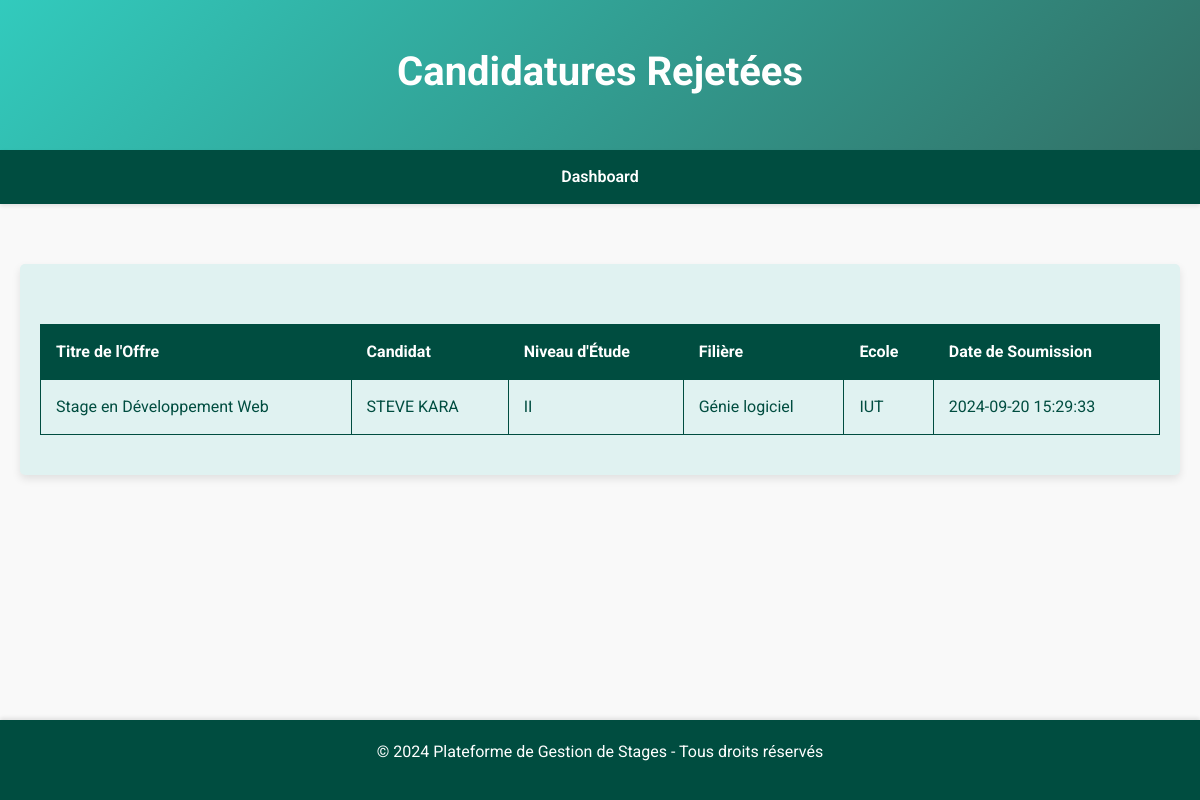
The page /candidatures_rejetees.php on the database its author committed.
### tables this page shows
CREATE TABLE `candidatures` (
  `id` int(11) NOT NULL,
  `etudiant_id` int(11) DEFAULT NULL,
  `offre_id` int(11) DEFAULT NULL,
  `date_soumission` timestamp NOT NULL DEFAULT current_timestamp(),
  `statut` enum('EnAttente','Accepter','Rejeter') DEFAULT 'EnAttente'
);

CREATE TABLE `offresstage` (
  `id` int(11) NOT NULL,
  `titre` varchar(255) NOT NULL,
  `description` text NOT NULL,
  `date_debut` date DEFAULT NULL,
  `date_fin` date DEFAULT NULL,
  `responsable_id` int(11) DEFAULT NULL,
  `date_publication` timestamp NOT NULL DEFAULT current_timestamp()
);

CREATE TABLE `etudiants` (
  `etudiant_id` int(11) NOT NULL,
  `nom` varchar(100) NOT NULL,
  `prenom` varchar(100) NOT NULL,
  `email` varchar(100) NOT NULL,
  `mot_de_passe` varchar(255) NOT NULL,
  `niveau_etude` varchar(100) DEFAULT NULL,
  `filiere` varchar(100) DEFAULT NULL,
  `cv` varchar(255) DEFAULT NULL,
  `lettre_motivation` varchar(255) DEFAULT NULL,
  `date_creation` timestamp NOT NULL DEFAULT current_timestamp(),
  `ecole` varchar(30) DEFAULT NULL
);

### candidatures_rejetees.php (the view, shortened to what this page needs)
<?php
$servername = "localhost";
$username = "root";
$password = "";
$dbname = "gestion_stages_sodecoton";
$conn = new mysqli($servername, $username, $password, $dbname);
$sql = "SELECT c.id, o.titre AS titre_offre, CONCAT(e.prenom, ' ', e.nom) AS nom_candidat,
               e.niveau_etude, e.filiere, e.ecole, c.date_soumission
        FROM Candidatures c
        JOIN OffresStage o ON c.offre_id = o.id
        JOIN Etudiants e ON c.etudiant_id = e.etudiant_id
        WHERE c.statut = 'Rejeter'";
$stmt = $conn->prepare($sql);
$stmt->execute();
$result = $stmt->get_result();
$candidatures = [];
if ($result->num_rows > 0) {
    while ($row = $result->fetch_assoc()) {
        $candidatures[] = $row;
    }
}
?>
<!DOCTYPE html>
<html lang="fr">
<head>
    <link rel="stylesheet" href="https://stackpath.bootstrapcdn.com/bootstrap/4.5.2/css/bootstrap.min.css">
    <link rel="stylesheet" href="https://cdnjs.cloudflare.com/ajax/libs/font-awesome/5.15.3/css/all.min.css">
</head>
<body>
    <header>
        <h1>Candidatures Rejetées</h1>
    </header>
    <nav>
        <ul>
            <li><a href="dashboard_responsable.php">Dashboard</a></li>
        </ul>
    </nav>
    <main>
        <section>
            <?php if (isset($candidatures) && !empty($candidatures)): ?>
                <table>
                    <thead>
                        <tr>
                            <th>Titre de l'Offre</th>
                            <th>Candidat</th>
                            <th>Niveau d'Étude</th>
                            <th>Filière</th>
                            <th>Ecole</th>
                            <th>Date de Soumission</th>
                        </tr>
                    </thead>
                    <tbody>
                        <?php foreach ($candidatures as $candidature): ?>
                            <tr>
                                <td><?php echo htmlspecialchars($candidature['titre_offre']); ?></td>
                                <td><?php echo htmlspecialchars($candidature['nom_candidat']); ?></td>
                                <td><?php echo htmlspecialchars($candidature['niveau_etude']); ?></td>
                                <td><?php echo htmlspecialchars($candidature['filiere']); ?></td>
                                <td><?php echo htmlspecialchars($candidature['ecole']); ?></td>
                                <td><?php echo htmlspecialchars($candidature['date_soumission']); ?></td>
                            </tr>
                        <?php endforeach; ?>
                    </tbody>
                </table>
            <?php else: ?>
                <p>Aucune candidature rejetée pour le moment.</p>
            <?php endif; ?>
        </section>
    </main>
    <footer>
        <p>&copy; 2024 Plateforme de Gestion de Stages - Tous droits réservés</p>
    </footer>
</body>
</html>

### candidatures_rejetees.php (style rules this page uses)
html, body { height: 100%; margin: 0; }
body { font-family: 'Roboto', sans-serif; background-color: #f9f9f9; color: #333; display: flex; flex-direction: column; }
header { background: linear-gradient(135deg, rgba(0, 191, 174, 0.8), rgba(0, 77, 64, 0.8)); color: #fff; padding: 3em 1em; text-align: center; box-shadow: 0 4px 8px rgba(0, 0, 0, 0.1); height: 150px; }
header h1 { margin: 0; font-size: 2.5em; font-weight: 700; }
nav { background: #004d40; box-shadow: 0 2px 4px rgba(0, 0, 0, 0.1); padding: 15px 0; position: sticky; top: 0; z-index: 1; }
nav ul { list-style: none; padding: 0; margin: 0; display: flex; justify-content: center; }
nav ul li { margin: 0; }
nav ul li a { color: #fff; padding: 15px 20px; text-decoration: none; text-align: center; font-weight: 600; transition: background 0.3s ease, transform 0.3s ease, color 0.3s ease; }
main { flex: 1; padding: 60px 20px; text-align: center; }
section { background: #e0f2f1; padding: 40px 20px; color: #004d40; border-radius: 5px; box-shadow: 0 4px 8px rgba(0, 0, 0, 0.1); }
table { width: 100%; margin-top: 20px; border-collapse: collapse; }
table, th, td { border: 1px solid #004d40; }
th, td { padding: 15px; text-align: left; }
th { background: #004d40; color: #fff; }
footer { background: #004d40; color: #fff; padding: 20px; text-align: center; box-shadow: 0 -2px 4px rgba(0, 0, 0, 0.1); }

### rows shown on the page
candidatures: offre.titre "Stage en Développement Web", nom_candidat "STEVE KARA", etudiant.niveau_etude "II", etudiant.filiere "Génie logiciel", etudiant.ecole "IUT", date_soumission "2024-09-20 15:29:33"
